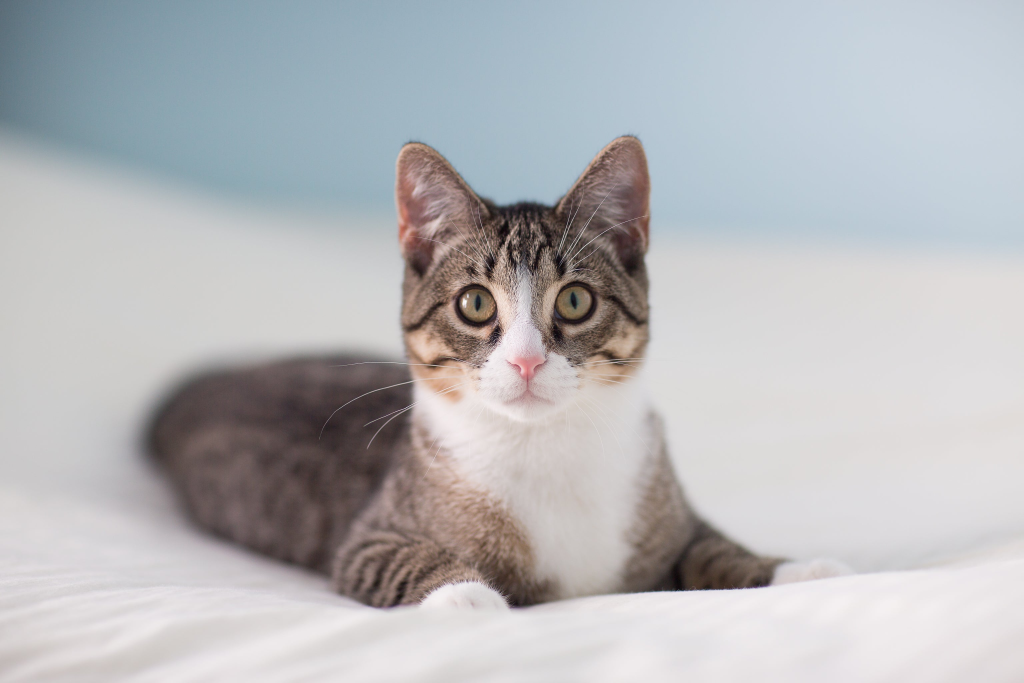
#> input picture dataset/00000001.jpg, 3072 x 2048 px (shown at 1/3 size); its folder holds only this picture in this run
$ python delete.py
#> lines starting #> are read from the running program, lines starting #| are printed output that depends on the picture
from imutils import paths
from pathlib import Path
import os
from cv2 import cv2
import argparse

"""
Script that deletes duplicate images from a dataset. This
can be used in conjunction with 'create.py' to delete
any duplicate images before manual pruning is done.

"""
def dhash(image, hashSize=8):
    # Convert the image to grayscale and resize it
    gray = cv2.cvtColor(image, cv2.COLOR_BGR2GRAY)
    resized = cv2.resize(gray, (hashSize + 1, hashSize))
    # Compute the horizontal gradient between adjacent pixels
    diff = resized[:, 1:] > resized[:, :-1]
    # Converts the image to a hash and returns it
    hash = sum([2**i for (i,j) in enumerate(diff.flatten()) if j])
    return hash

# Path of the dataset of images
output_path = str(Path(__file__).parent / "dataset")
hashes = dict()

# List of paths of the images in the datasets
image_paths = list(paths.list_images(output_path))

for image_path in image_paths:
    # Load input image
    image = cv2.imread(image_path)
#> image is the input picture: shape (2048, 3072, 3); mean B, G, R 186.2, 183.5, 182.8
    # Compute the hash of the image
    h = dhash(image)
#> in dhash, `gray = cv2.cvtColor(image, cv2.COLOR_BGR2GRAY)`:
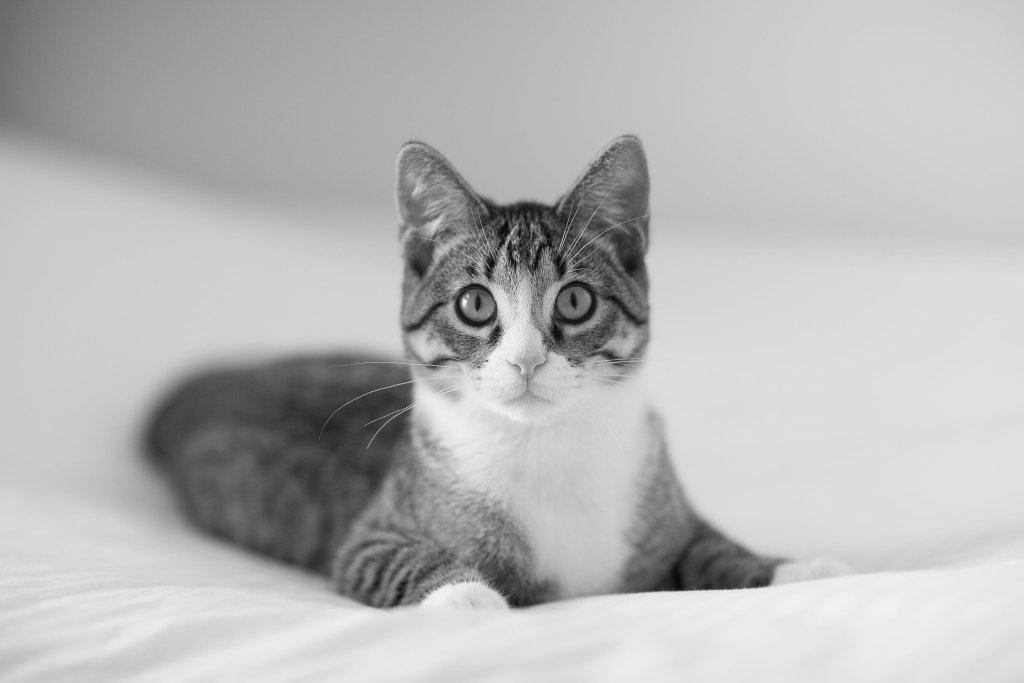
#> gray: shape (2048, 3072) (shown at 1/3 size); min 0, max 254, mean 183.6
#> in dhash, `hash = sum([2**i for (i,j) in enumerate(diff.flatten()) if j])`: hash = 4239291243763662719
#> h = 4239291243763662719
    # Store all images in a dictionary of hashes
    path = hashes.get(h, [])
#> path = []
    path.append(image_path)
    hashes[h] = path

# Iterate through the hashes
for h, paths in hashes.items():
    # Checking if a duplicate exists
    if len(paths) > 1:
        # Deleting all duplicates
        for path in paths[1:]:
            print("[INFO] Deleting: {}".format(path))
            os.remove(path)
#> this loop made 1 pass
#> h on pass 1: 4239291243763662719
